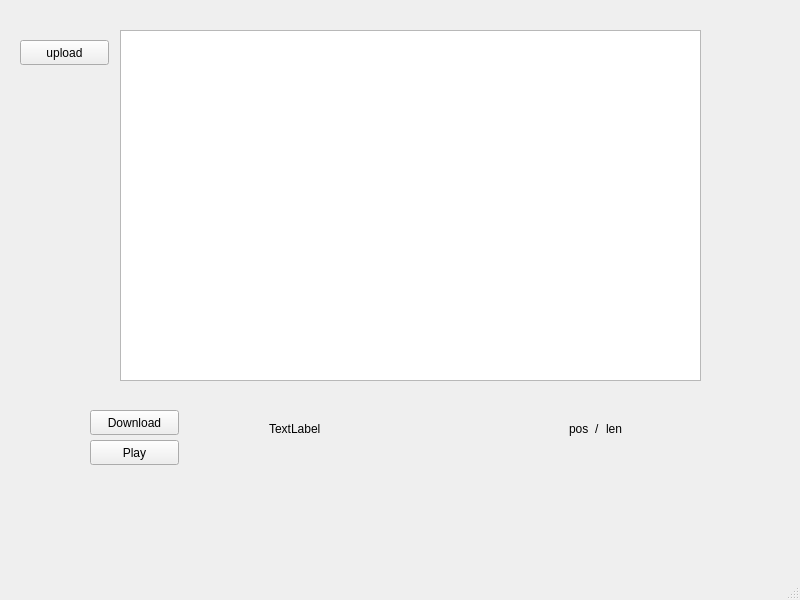
<?xml version="1.0" encoding="UTF-8"?>
<ui version="4.0">
 <class>MusicPlayer</class>
 <widget class="QMainWindow" name="MusicPlayer">
  <property name="geometry">
   <rect>
    <x>0</x>
    <y>0</y>
    <width>800</width>
    <height>600</height>
   </rect>
  </property>
  <property name="windowTitle">
   <string>MusicPlayer</string>
  </property>
  <widget class="QWidget" name="centralwidget">
   <widget class="QListWidget" name="listWidget">
    <property name="geometry">
     <rect>
      <x>120</x>
      <y>30</y>
      <width>581</width>
      <height>351</height>
     </rect>
    </property>
   </widget>
   <widget class="QPushButton" name="pushButton">
    <property name="geometry">
     <rect>
      <x>90</x>
      <y>440</y>
      <width>89</width>
      <height>25</height>
     </rect>
    </property>
    <property name="text">
     <string>Play</string>
    </property>
   </widget>
   <widget class="QPushButton" name="pushButton_2">
    <property name="geometry">
     <rect>
      <x>90</x>
      <y>410</y>
      <width>89</width>
      <height>25</height>
     </rect>
    </property>
    <property name="text">
     <string>Download</string>
    </property>
   </widget>
   <widget class="QWidget" name="verticalLayoutWidget">
    <property name="geometry">
     <rect>
      <x>260</x>
      <y>410</y>
      <width>371</width>
      <height>37</height>
     </rect>
    </property>
    <layout class="QVBoxLayout" name="verticalLayout">
     <item>
      <widget class="QWidget" name="widget" native="true">
       <layout class="QHBoxLayout" name="horizontalLayout" stretch="10,0,0,0">
        <item>
         <widget class="QLabel" name="label_3">
          <property name="text">
           <string>TextLabel</string>
          </property>
         </widget>
        </item>
        <item>
         <widget class="QLabel" name="label">
          <property name="text">
           <string>pos</string>
          </property>
         </widget>
        </item>
        <item>
         <widget class="QLabel" name="label_4">
          <property name="text">
           <string>/</string>
          </property>
         </widget>
        </item>
        <item>
         <widget class="QLabel" name="label_2">
          <property name="text">
           <string>len</string>
          </property>
         </widget>
        </item>
       </layout>
      </widget>
     </item>
    </layout>
   </widget>
   <widget class="QPushButton" name="uploadButton">
    <property name="geometry">
     <rect>
      <x>20</x>
      <y>40</y>
      <width>89</width>
      <height>25</height>
     </rect>
    </property>
    <property name="text">
     <string>upload</string>
    </property>
   </widget>
  </widget>
  <widget class="QMenuBar" name="menubar">
   <property name="geometry">
    <rect>
     <x>0</x>
     <y>0</y>
     <width>800</width>
     <height>28</height>
    </rect>
   </property>
  </widget>
  <widget class="QStatusBar" name="statusbar"/>
 </widget>
 <resources/>
 <connections/>
</ui>
